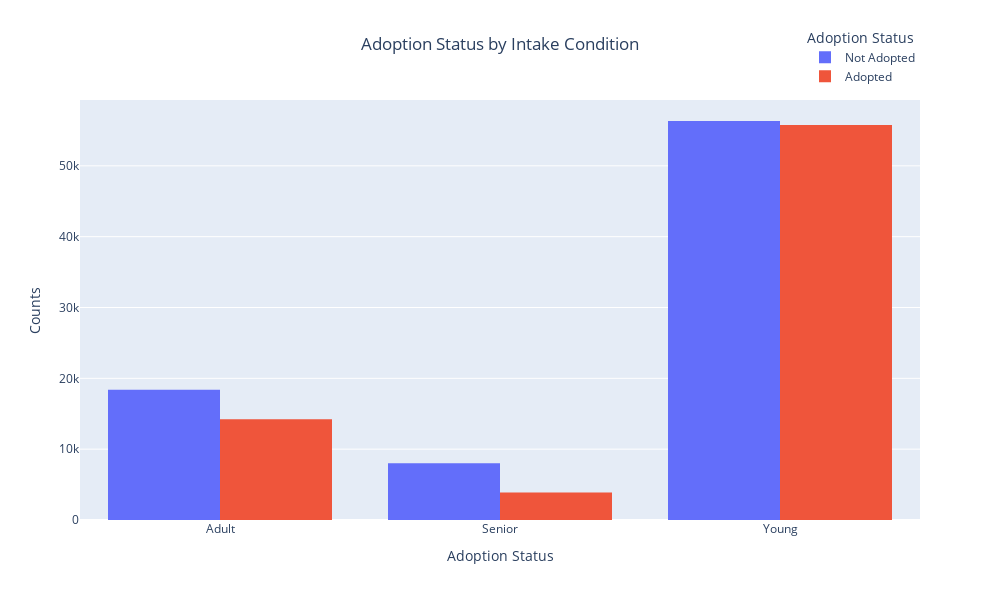

Notebook cell for this chart:
### Code cell
fig = px.histogram(age_adoptiion_research,
             x="age_group",
             color="adoption_status",
             barmode = "group",
             title="Adoption Status by Intake Condition")

fig.update_layout(title_x=0.5,
                  xaxis=dict(title="Adoption Status"),
                  yaxis=dict(title="Counts"),
                  legend_title_text="Adoption Status",
                  height=600,
                  width=1000)

fig.update_layout(legend=dict(
    orientation="v",
    yanchor="bottom",
    y=1.02,
    xanchor="right",
    x=1))

fig.show()

### Figure 1 — Plotly figure (JSON) as saved in the notebook; plotly's stock layout.template omitted (floating-point values rounded to 4 significant figures; data arrays with more than 128 entries replaced by an {"elided": "..."} marker saying what was removed)
{"data": [{"alignmentgroup": "True", "bingroup": "x", "hovertemplate": "adoption_status=Not Adopted<br>age_group=%{x}<br>count=%{y}<extra></extra>", "legendgroup": "Not Adopted", "marker": {"color": "#636efa", "pattern": {"shape": ""}}, "name": "Not Adopted", "offsetgroup": "Not Adopted", "orientation": "v", "showlegend": true, "type": "histogram", "x": {"elided": "82749 str values"}, "xaxis": "x", "yaxis": "y"}, {"alignmentgroup": "True", "bingroup": "x", "hovertemplate": "adoption_status=Adopted<br>age_group=%{x}<br>count=%{y}<extra></extra>", "legendgroup": "Adopted", "marker": {"color": "#EF553B", "pattern": {"shape": ""}}, "name": "Adopted", "offsetgroup": "Adopted", "orientation": "v", "showlegend": true, "type": "histogram", "x": {"elided": "73884 str values"}, "xaxis": "x", "yaxis": "y"}], "layout": {"barmode": "group", "height": 600, "legend": {"orientation": "v", "title": {"text": "Adoption Status"}, "tracegroupgap": 0, "x": 1, "xanchor": "right", "y": 1.02, "yanchor": "bottom"}, "title": {"text": "Adoption Status by Intake Condition", "x": 0.5}, "width": 1000, "xaxis": {"anchor": "y", "domain": [0, 1], "title": {"text": "Adoption Status"}}, "yaxis": {"anchor": "x", "domain": [0, 1], "title": {"text": "Counts"}}}}
